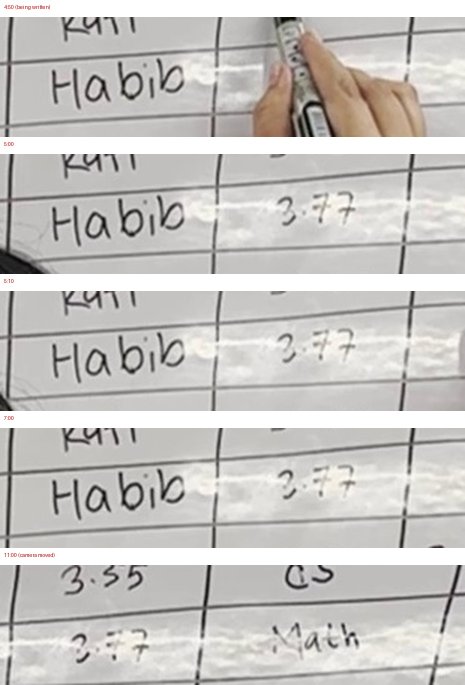
#> input picture Temp/CGPA_check_Ahsan_Habib.jpg, 930 x 1370 px (shown at 1/2 size)
$ python clean_board.py ../Temp/CGPA_check_Ahsan_Habib.jpg out.png
#> lines starting #> are read from the running program, lines starting #| are printed output that depends on the picture
#> in main, img is the input picture: PIL image 930x1370 RGB; mean R, G, B 199.3, 197.1, 194.1
"""Whiteboard clean-up for showing a reconstructed board in the notes (display only).

The mosaic leaves faint blocky ghosts where the lecturer stood for the whole era. This applies the
'whiteboard mode' of document-scanner apps: divide by a blurred copy of the board so the
background becomes flat, then fade everything that is not clearly darker than its surroundings
to white. Ink strokes keep their camera colour (slightly darkened); the background is replaced.
So the output is no longer unmodified camera pixels: say so wherever it is shown.

Optional --crop x0 y0 x1 y1 keeps only that box. --auto-crop tries to find the writing itself;
on the Speaker3 boards it was NOT reliable (leftover specks chain the box out to the whole
board), so crop by hand. Kept as the record of what was tried.

    python scripts/clean_board.py IN.jpg OUT.jpg [--crop 840 20 1920 740 | --auto-crop]
        [--mask board_eraN_*_occluder.png]
"""
import argparse
from pathlib import Path

import numpy as np
from PIL import Image, ImageFilter


def clean(img, lo=0.80, hi=0.93, blur=25, occluder=None):
    """Return (cleaned RGB image, ink weight array in 0..1).

    occluder: optional L image from board_mosaic.py --save-occluder. Pixels where the board still
    shows the lecturer are blanked, since whatever was written behind them was never seen.
    """
#> called with lo = 0.8, hi = 0.93, blur = 25
    gray_img = img.convert("L")
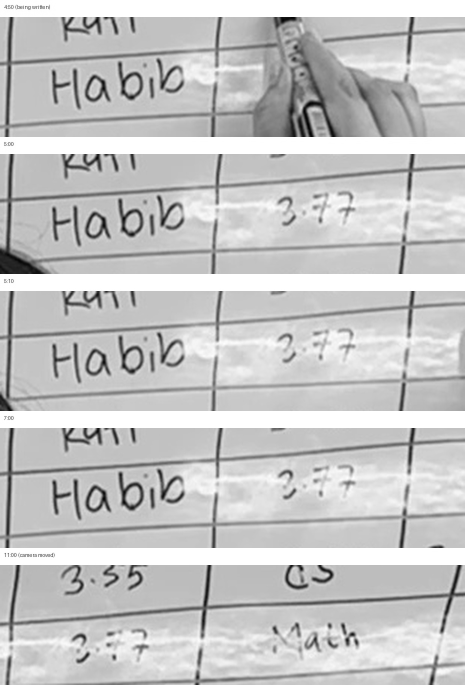
#> gray_img: PIL image 930x1370 L (shown at 1/2 size); min 1, max 255, mean 197.4
    gray = np.asarray(gray_img, dtype=np.float32)
    bg = np.asarray(gray_img.filter(ImageFilter.GaussianBlur(blur)), dtype=np.float32)
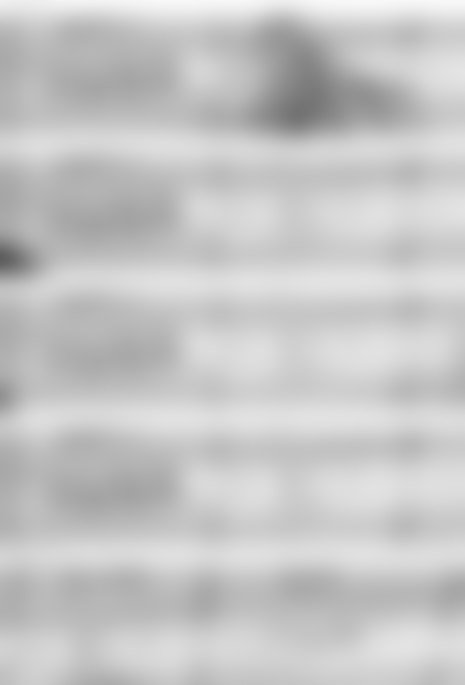
#> bg: shape (1370, 930) float32 (shown at 1/2 size); min 93, max 248, mean 197.4
    norm = np.clip(gray / np.maximum(bg, 1.0), 0, 1)
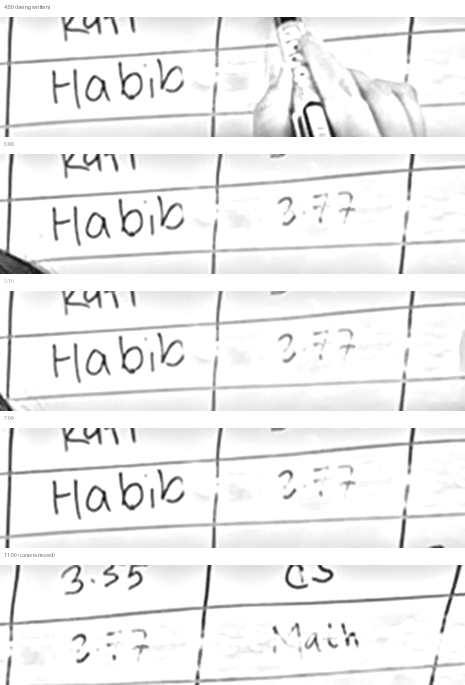
#> norm: shape (1370, 930) float32 (shown at 1/2 size); min 0.00592, max 1, mean 0.941
    alpha = np.clip((hi - norm) / (hi - lo), 0, 1)
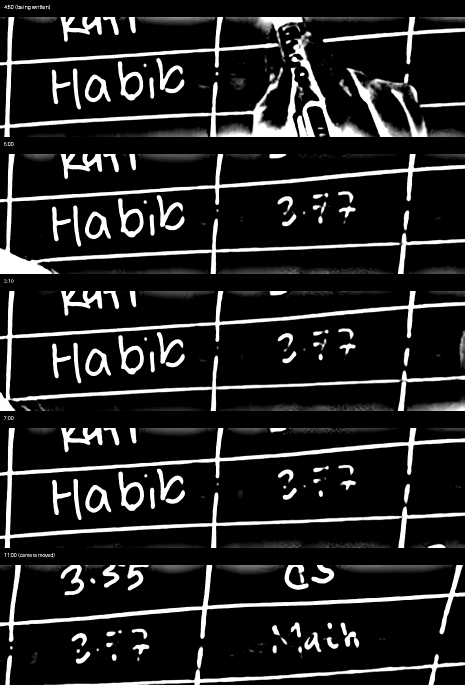
#> alpha: shape (1370, 930) float32 (shown at 1/2 size); min 0, max 1, mean 0.132
    if occluder is not None:
        person = np.asarray(occluder.filter(ImageFilter.MaxFilter(9)), dtype=np.float32) > 40
        alpha[person] = 0.0
    rgb = np.asarray(img, dtype=np.float32)
    out = alpha[..., None] * np.clip(rgb * 0.8, 0, 255) + (1 - alpha[..., None]) * 255.0
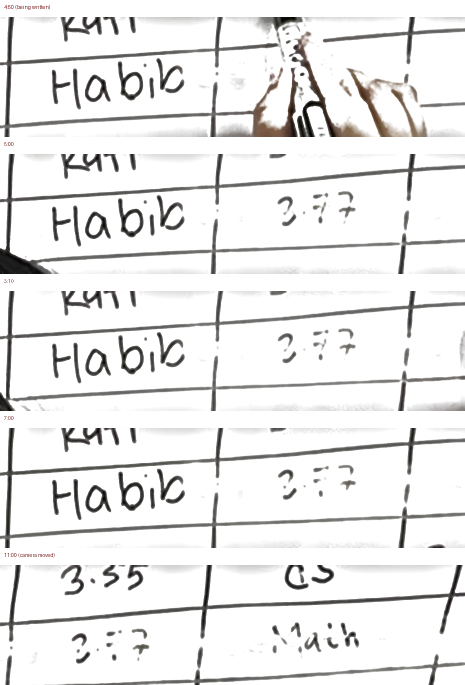
#> out: shape (1370, 930, 3) float32 (shown at 1/2 size); mean R, G, B 235.3, 234.9, 234.5
    return Image.fromarray(out.astype(np.uint8)), alpha


# [59 lines left out: functions components, auto_box, not called in this run]


def main():
    ap = argparse.ArgumentParser(description=__doc__, formatter_class=argparse.RawDescriptionHelpFormatter)
    ap.add_argument("src")
    ap.add_argument("dst")
    ap.add_argument("--crop", type=int, nargs=4, metavar=("X0", "Y0", "X1", "Y1"))
    ap.add_argument("--auto-crop", action="store_true")
    ap.add_argument("--mask", help="Occluder PNG from board_mosaic.py --save-occluder")
    args = ap.parse_args()

    img = Image.open(args.src).convert("RGB")
    occ = Image.open(args.mask).convert("L") if args.mask else None
    if args.crop:
        img = img.crop(tuple(args.crop))
        occ = occ.crop(tuple(args.crop)) if occ else None
    out, alpha = clean(img, occluder=occ)
#> out: PIL image 930x1370 RGB
    if args.auto_crop and not args.crop:
        box = auto_box(alpha)
        if box:
            out = out.crop(box)
            print(f"auto crop: {box}")
    Path(args.dst).parent.mkdir(parents=True, exist_ok=True)
    out.save(args.dst, quality=92)
    print(f"wrote {args.dst}")


if __name__ == "__main__":
    main()

$ run again, on Temp/mockup_nand_board.jpg
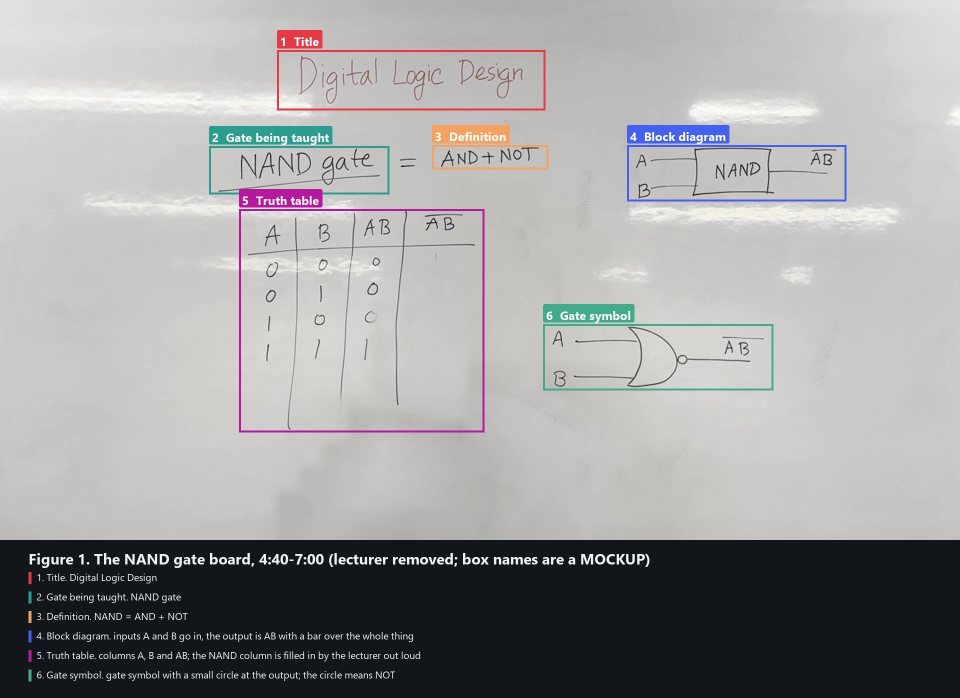
#> input picture Temp/mockup_nand_board.jpg, 1920 x 1396 px (shown at 1/2 size)
#> in main, img is the input picture: PIL image 1920x1396 RGB; mean R, G, B 159.3, 158.6, 158.9
#> in clean, `alpha = np.clip((hi - norm) / (hi - lo), 0, 1)`:
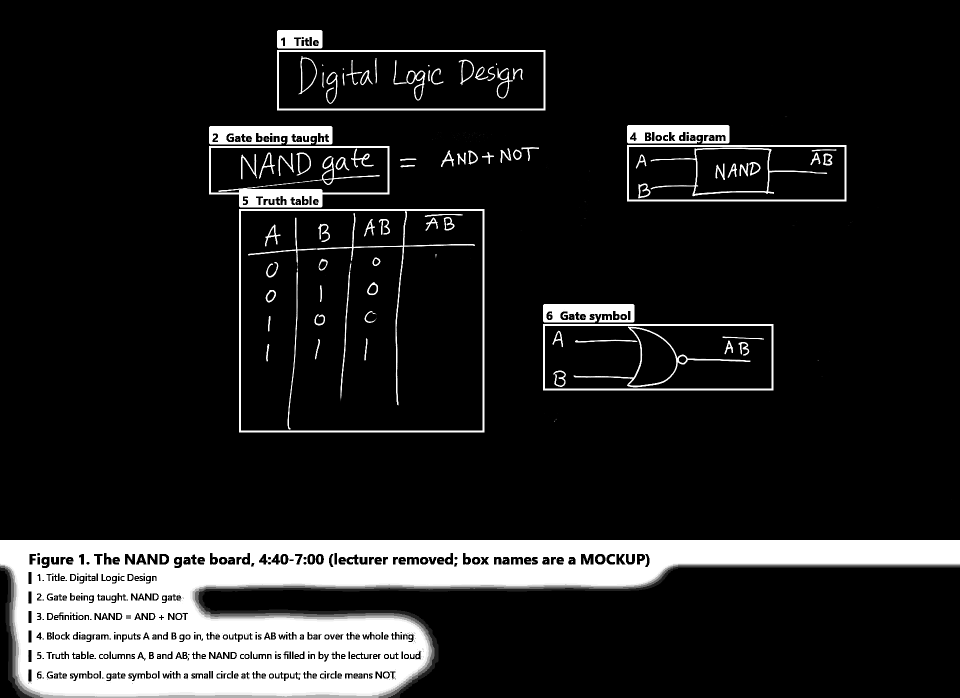
#> alpha: shape (1396, 1920) float32 (shown at 1/2 size); min 0, max 1, mean 0.131
#> in clean, `out = alpha[..., None] * np.clip(rgb * 0.8, 0, 255) + (1 - alpha[..., ..`:
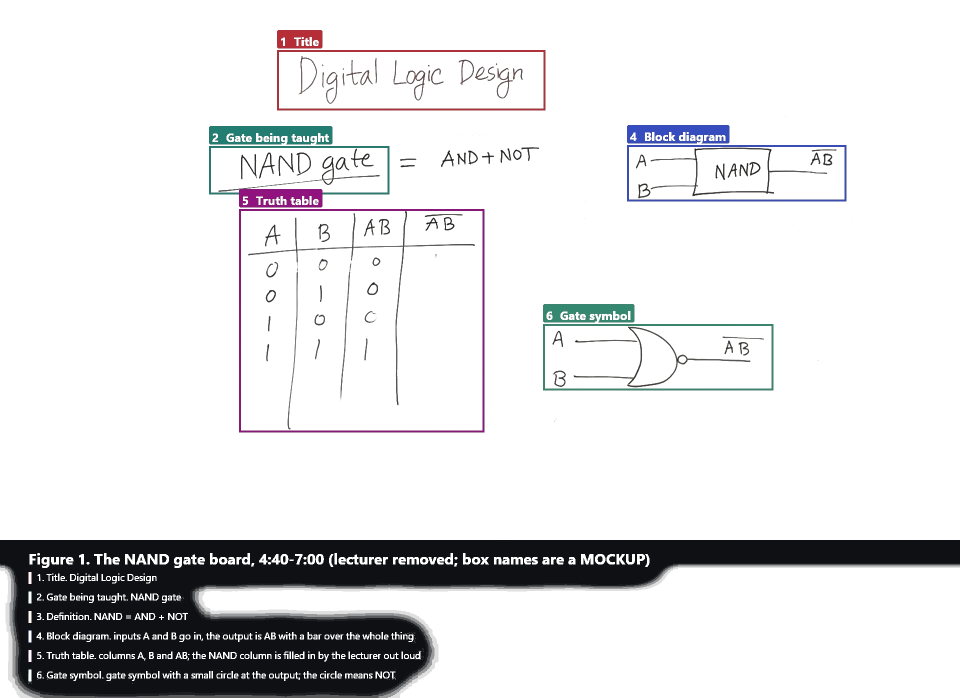
#> out: shape (1396, 1920, 3) float32 (shown at 1/2 size); mean R, G, B 224.9, 226.1, 227.2

$ run again, on Temp/two_quick_checks.jpg
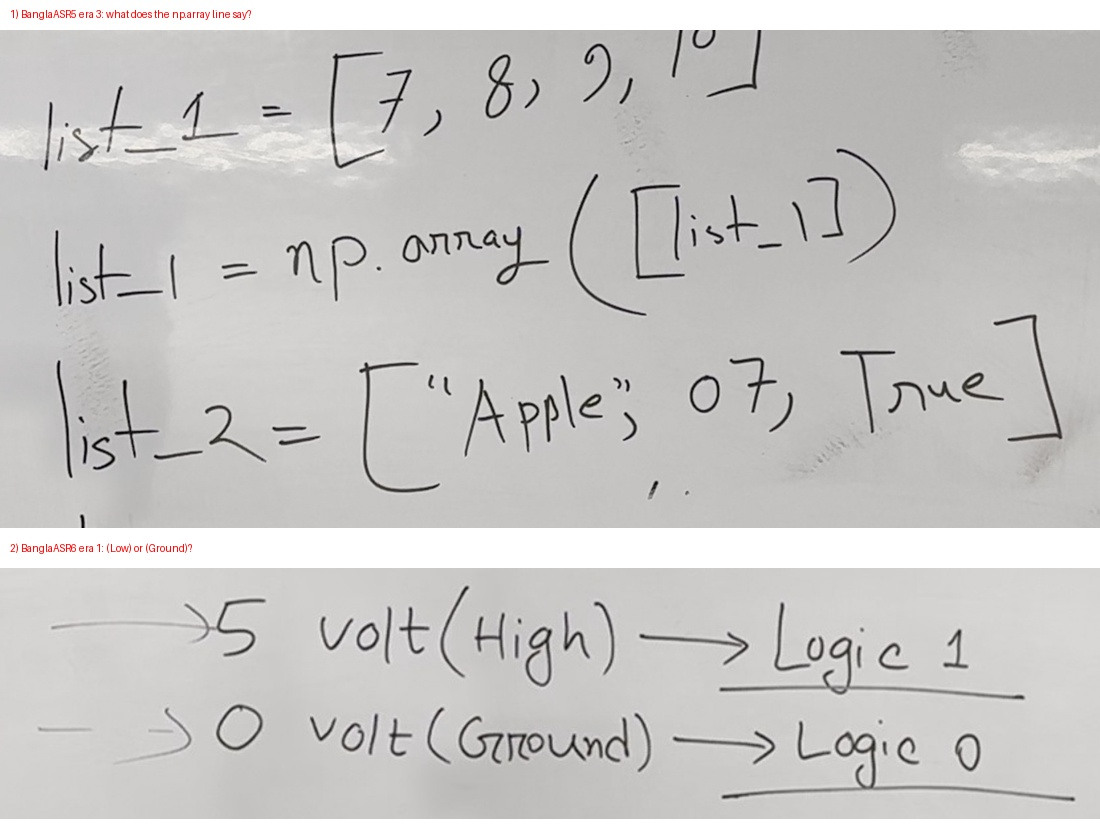
#> input picture Temp/two_quick_checks.jpg, 1100 x 829 px
#> in main, img is the input picture: PIL image 1100x829 RGB; mean R, G, B 200.3, 199.2, 197.6
#> in clean, `alpha = np.clip((hi - norm) / (hi - lo), 0, 1)`:
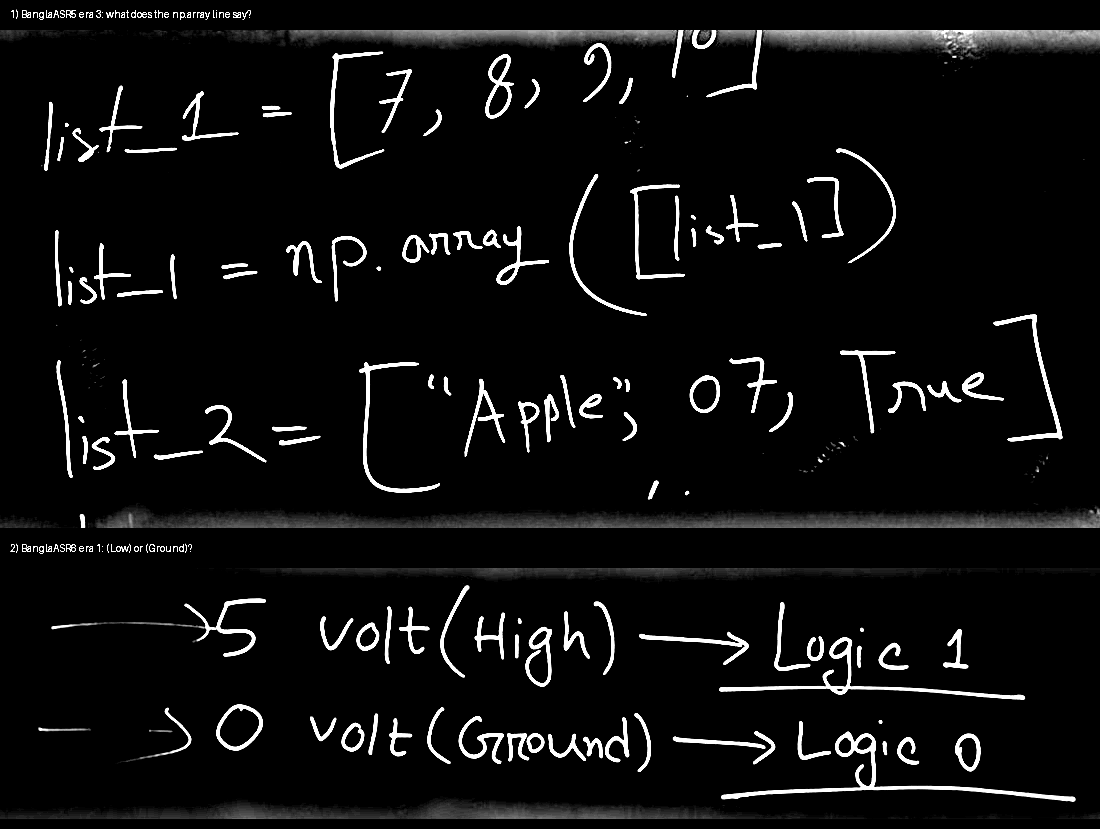
#> alpha: shape (829, 1100) float32; min 0, max 1, mean 0.0541
#> in clean, `out = alpha[..., None] * np.clip(rgb * 0.8, 0, 255) + (1 - alpha[..., ..`:
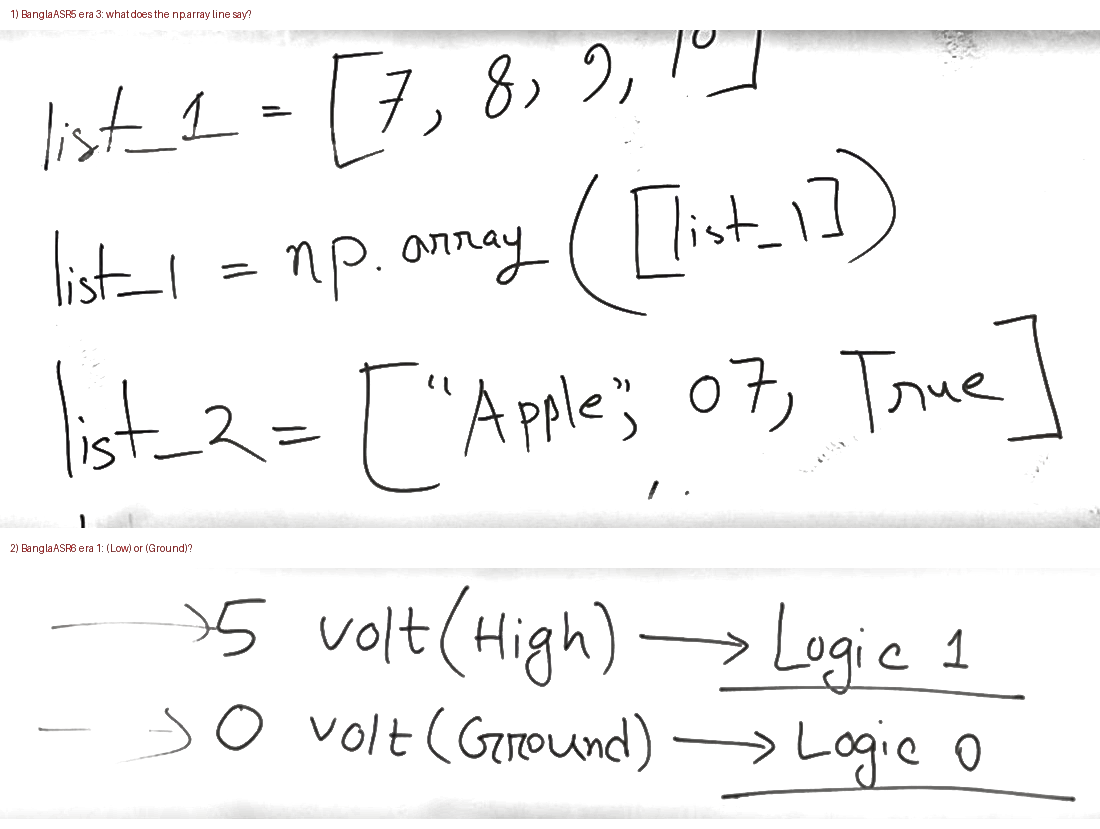
#> out: shape (829, 1100, 3) float32; mean R, G, B 247.2, 247.1, 247
